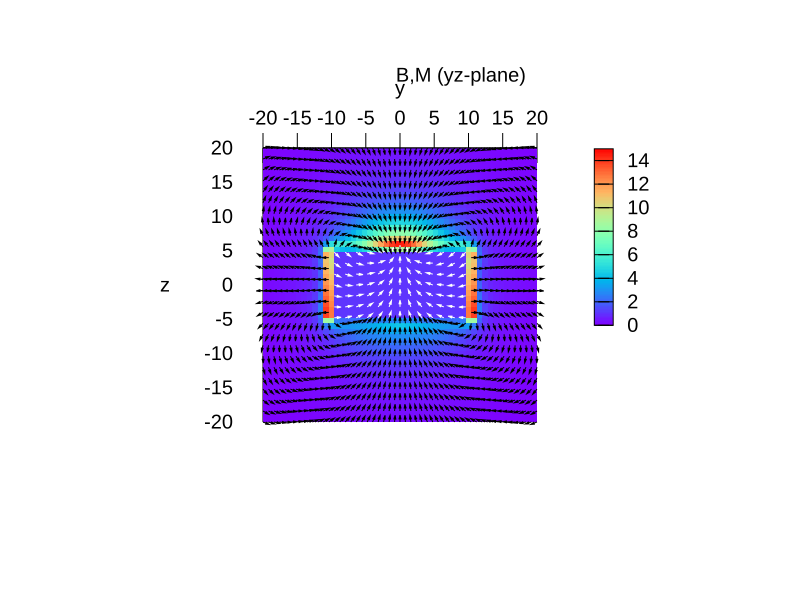

Here is the gnuplot script that generated this plot:
reset
set zero 0.0
# set term postscript eps color solid lw 2 size 16.4 cm, 12.3 cm font ",24"
# set output "BM.eps"
set term svg enhanced size 800,600 lw 1 font ",20"
set output "BM.svg"
set palette rgb 33,13,10
set view 90.0, 90.0
set view equal xyz
set ticslevel 0
set xlabel "x"
set ylabel "y"
set zlabel "z"
set xrange [-20.     : 20.    ]
set yrange [-20.     : 20.    ]
set zrange [-20.     : 20.    ]
set cbrange[0 : 15]
unset xlabel
unset xzeroaxis
unset xtics
min(v1, v2) = ((v1<v2)? v1 : v2)
len(x,y,z) = sqrt(x**2+y**2+z**2)
splot \
  "BMabs.dat" \
    using 1:2:3:4 with pm3d title "B,M (yz-plane)", \
  "M.dat" \
    using 1:2:3:($4/len($4,$5,$6)):($5/len($4,$5,$6)):($6/len($4,$5,$6)) \
    every 2:2 with vectors linecolor rgb "#ffffff" title "", \
  "B.dat" \
    using 1:2:3:($4/len($4,$5,$6)):($5/len($4,$5,$6)):($6/len($4,$5,$6)) \
    every 2:1 with vectors linecolor rgb "#000000" title ""
